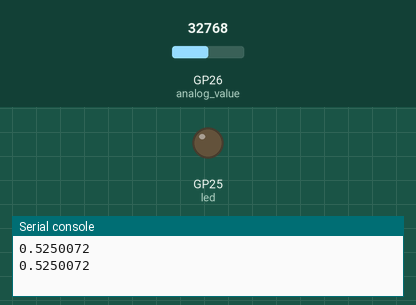
Simulated run of this program. Board: Raspberry Pi Pico running MicroPython. On the bench: output pins drawn as LEDs (lit = HIGH), the last lines printed to the serial console. Dashed ring = blinking. Inputs (shaded band) come from the test bench; at power-on: GP26 (analog_value) = 32768 (analog values on the 0–65535 scale).

Above: at 0.6 s.
At 1.2 s:
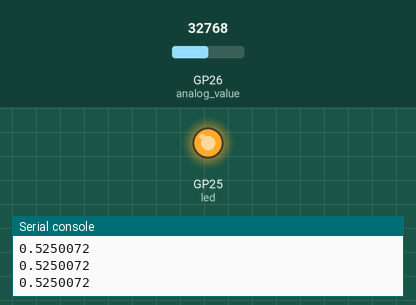
1.3 s: GP26 (analog_value) set to 7864
At 1.65 s:
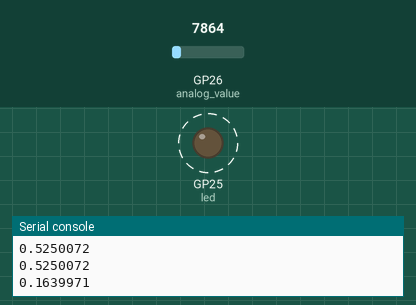
4.4 s: GP26 (analog_value) set to 0
Timing chart, 0 to 13.5 s (numbered marks = the images above; inputs shaded):
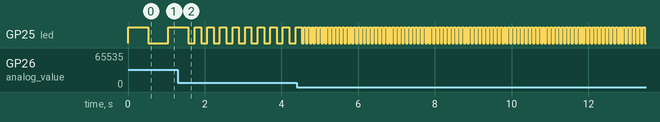

Measured:
- after the input at 1.3 s, GP25 (led): alternates HIGH for 0.16 s and LOW for 0.16 s, starting after 0.44 s
- after the input at 4.4 s, GP25 (led): alternates HIGH for 0.05 s and LOW for 0.05 s, starting after 0.18 s

The program:

adc_test.py
```python
from machine import Pin, PWM
from utime import sleep

analog_value = machine.ADC(26)
led = Pin(25, Pin.OUT)

minsleep = 0.05
maxsleep = 1.0

while True:
    freq = analog_value.read_u16()
    slp = minsleep + (maxsleep - minsleep) * freq / 65535.0
    print(slp)
    led.toggle()
    sleep(slp)
```
